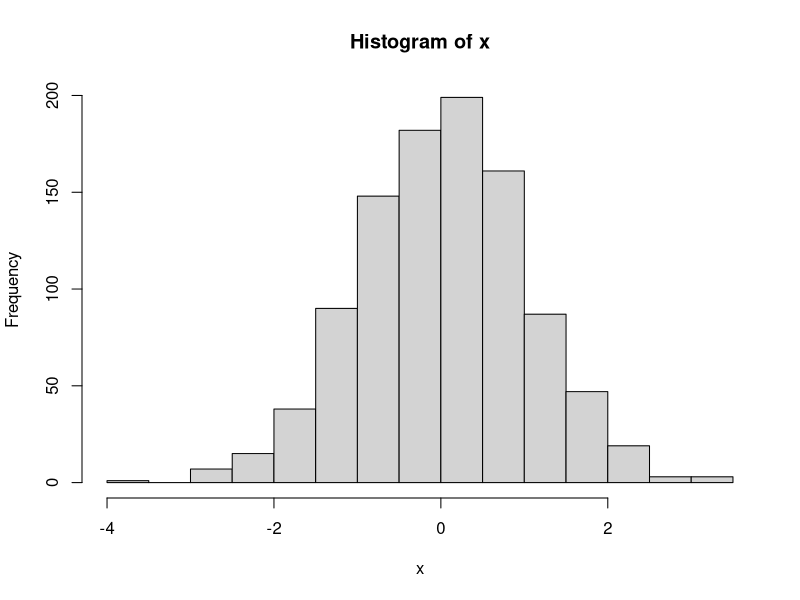

Here is the R script that generated this plot:
## ---- chunk 1
knitr::opts_chunk$set(echo = TRUE)
## ---- chunk 2
x <- rnorm(1000)
hist(x)
## ---- chunk 3
var1 = 5+1
print(var1)
## ---- chunk 4
a = 4
b = 8
a+b
a*b
a/b
## ---- chunk 5
for (i in 1:10){
  cat("iteración número", i, "\n")
}
## ---- chunk 6
a=6
b=5
if (a>b){
  print("Hola Mundo")
}

## ---- chunk 7
funciondelauxALCUADRADO <- function(a){
  c = a**a
  return(c)
}
funciondelauxALCUADRADO(2)
## ---- chunk 8
set.seed(27)
y = 11:20
mi_df <- data.frame(x = 1:10,
                    y,
                    w = sample(c("Grupo 1", "Grupo 2"), 10, replace = TRUE))

print(mi_df)
mi_df$z<-3:12
print(mi_df)
print(mi_df[2,1])
print(mi_df[2,"x"])
#Devuelve una lista
print(mi_df["x"])
#devuelve un vector
print(mi_df$x)
#devuelve un df filtrado
subset(mi_df, w=="Grupo 2")
## ---- chunk 9

# Definir DataFrame con columnas x1, x2 y e

# Semilla
set.seed(12)

# Columnas N(0,1)
x1 <- rnorm(30)
x2 <- rnorm(30)
e  <- rnorm(30)

# Dataframe
df <- data.frame(x1, x2, e)
## ---- chunk 10
# Definir b0, b1 y b2
b0 <- 1/2
b1 <- 1/4
b2 <- 1/4

# Definir df$y = b0 + b1*df$x1 + b2*df$x2 + df$e
df$y <- b0 + b1*df$x1 + b2*df$x2 + df$e
## ---- chunk 11
# myreg <- lm()
myreg <- lm(y ~ x1 + x2, df)

#summary(myreg)
summary(myreg)
## ---- chunk 12

# definir dataframe con columnas x1, x2 y e 

# Semilla
set.seed(12)

# Columnas N(0,1)
x1 <- rnorm(10000)
x2 <- rnorm(10000)
e  <- rnorm(10000)

# Dataframe
df <- data.frame(x1, x2, e)

# Definir df$y = b0 + b1*df$x1 + b2*df$x2 + df$e
df$y <- b0 + b1*df$x1 + b2*df$x2 + df$e

# myreg <- lm()
myreg <- lm(y ~ x1 + x2, df)

#summary(myreg)
summary(myreg)
## ---- chunk 13

# ypred <- ...
# plot(y, ypred)
